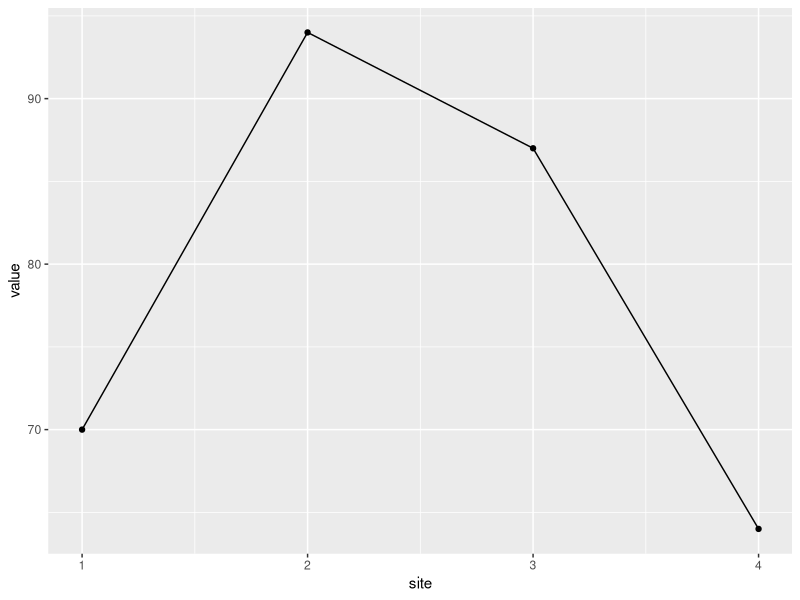
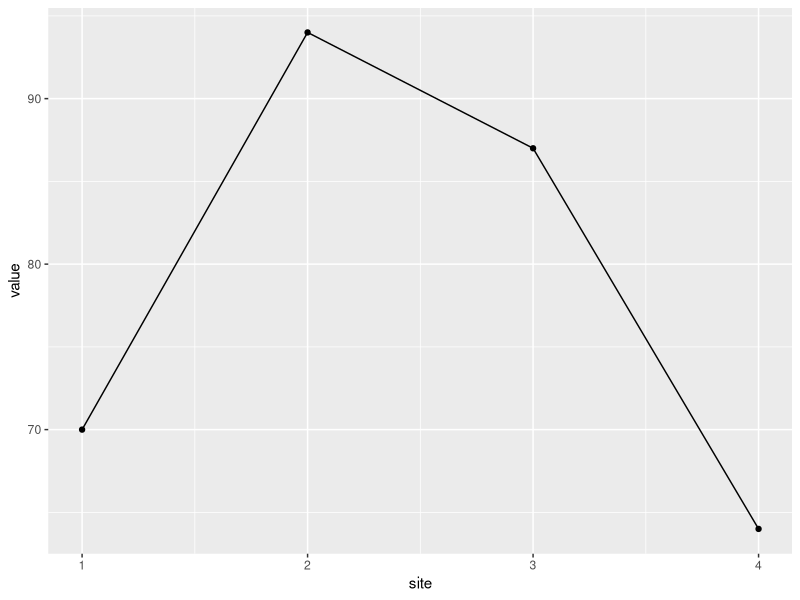

The R script that drew these images, in order:
# example code file for learning how to use Git and GitHub 

#make a dummy figure 
  library(ggplot2)
  data <- read.csv("data/example-csv.csv")
  ggplot(data, aes(x=site, y=value)) + geom_point() + geom_line()
  
  ggsave("figures/figure1.png")
  
